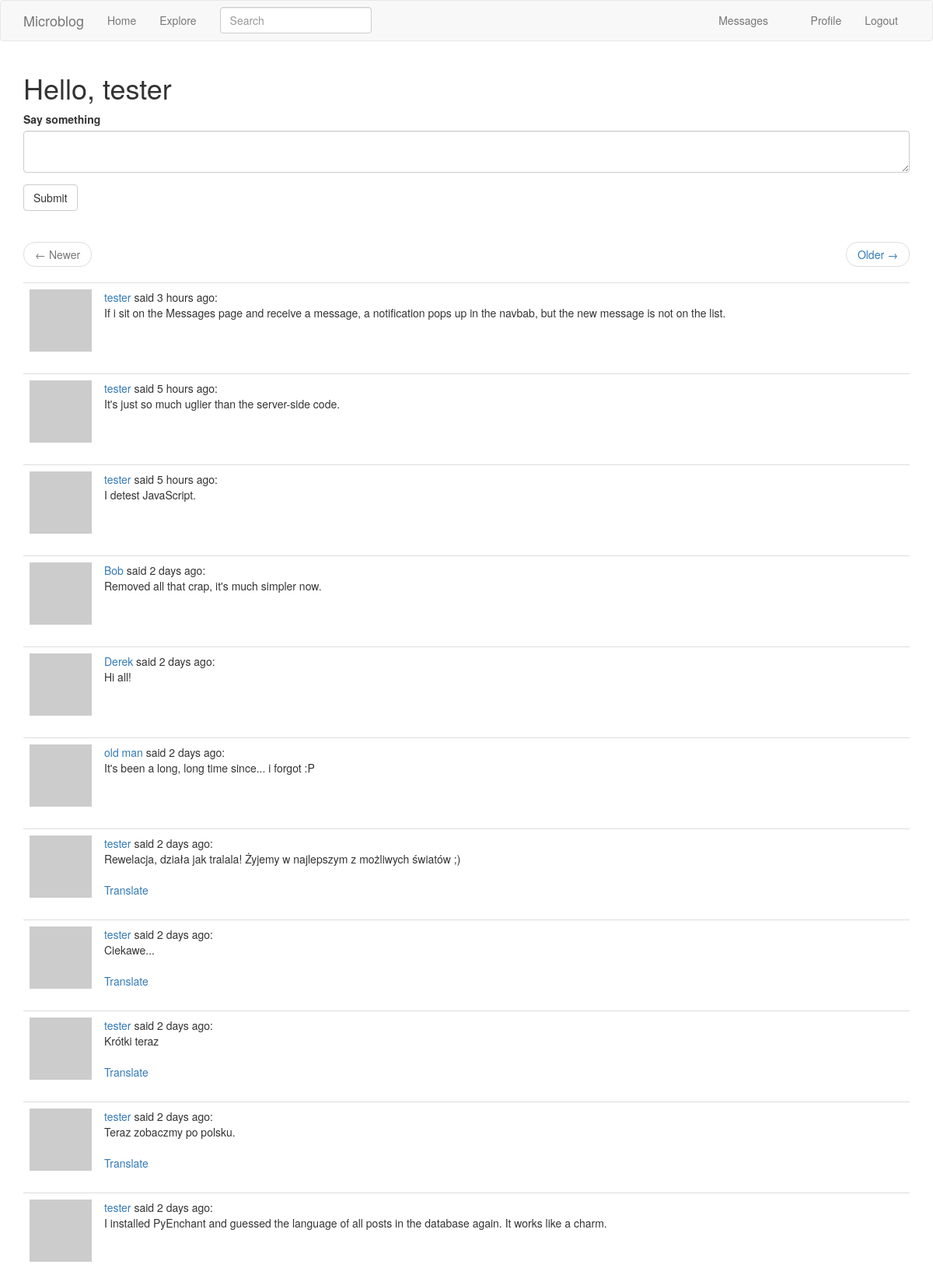
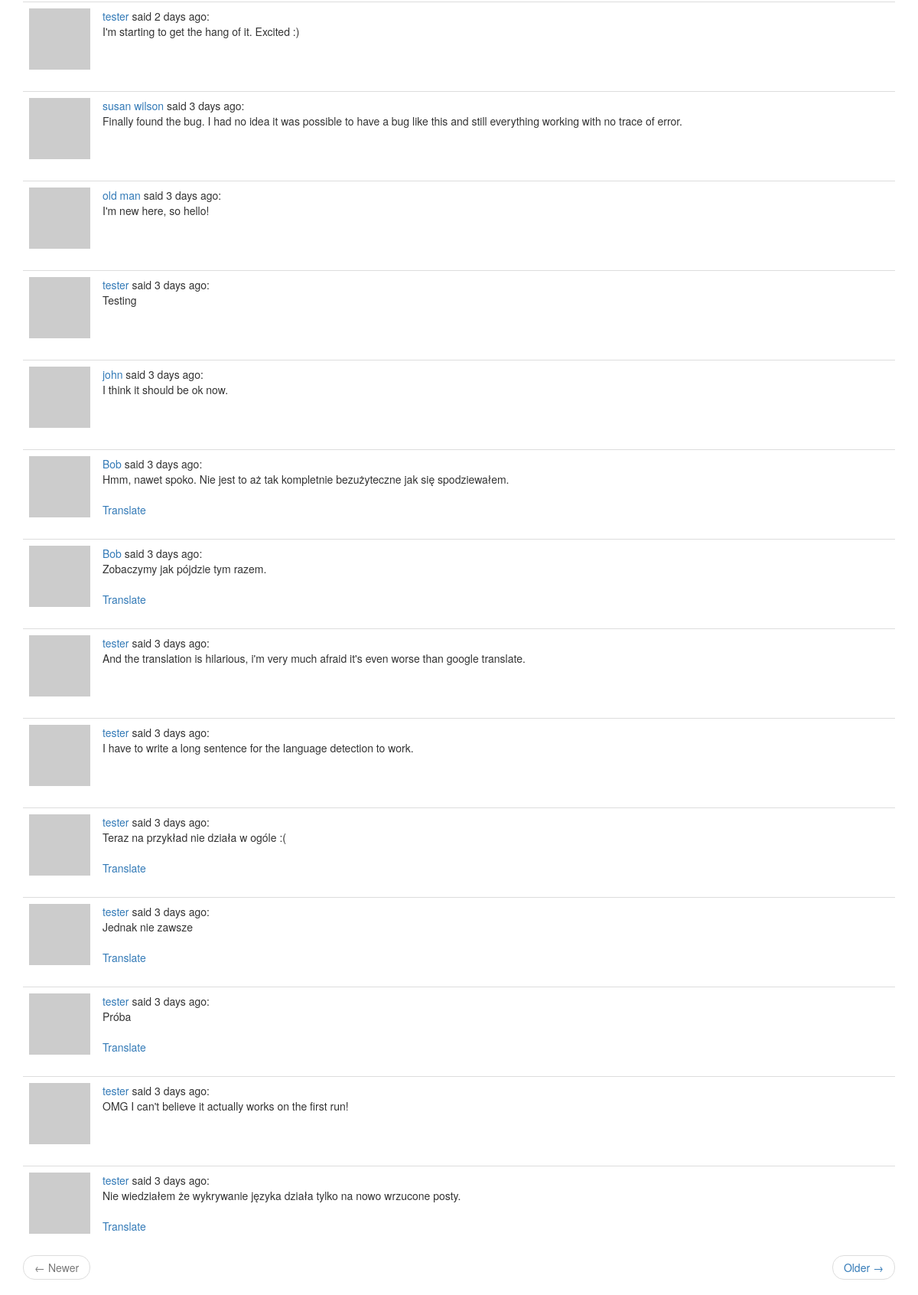
The page /index (signed in) on the database as committed earlier (2 pictures, top to bottom).
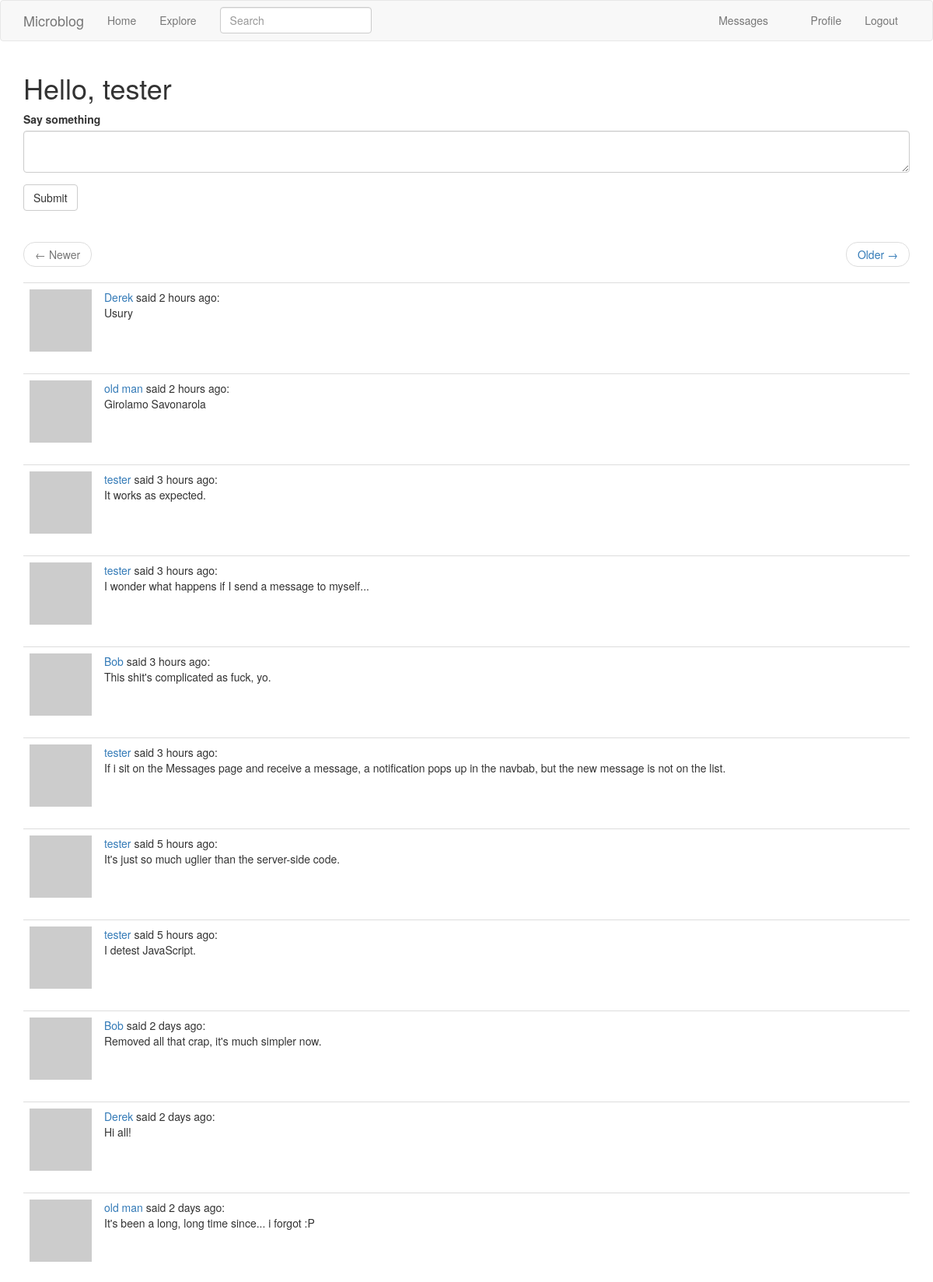
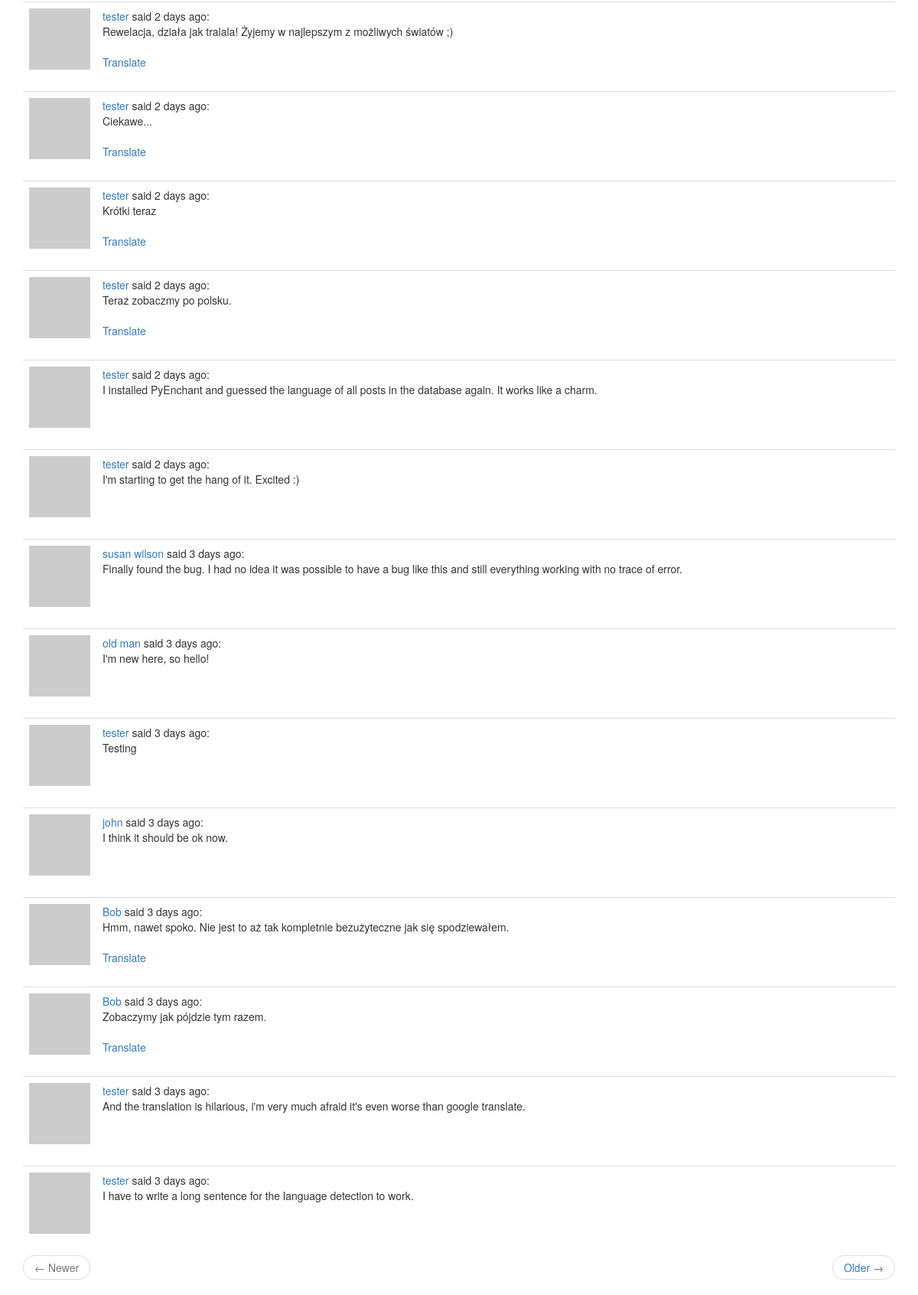
The same page on the database as committed later (2 pictures, top to bottom).
### app/models.py (models this page shows, shortened)
class Post(db.Model):
    __searchable__ = ['body']
    id = db.Column(db.Integer, primary_key=True)
    body = db.Column(db.String(140))
    timestamp = db.Column(db.DateTime, index=True, default=datetime.utcnow)
    user_id = db.Column(db.Integer, db.ForeignKey('user.id'))
    language = db.Column(db.String(5))

class User(UserMixin, db.Model):
    id = db.Column(db.Integer, primary_key=True)
    username = db.Column(db.String(64), index=True, unique=True)
    email = db.Column(db.String(120), index=True, unique=True)
    password_hash = db.Column(db.String(128))
    about_me = db.Column(db.String(140))
    last_seen = db.Column(db.DateTime, default=datetime.utcnow)
    last_message_read_time = db.Column(db.DateTime)
    posts = db.relationship('Post', backref='author', lazy='dynamic')
    followed = db.relationship(
        'User', secondary=followers,
        primaryjoin=(followers.c.follower_id == id),
        secondaryjoin=(followers.c.followed_id == id),
        backref=db.backref('followers', lazy='dynamic'), lazy='dynamic')
    messages_sent = db.relationship(
        'Message',
        foreign_keys='Message.sender_id',
        backref='author', lazy='dynamic')
    messages_received = db.relationship(
        'Message',
        foreign_keys='Message.recipient_id',
        backref='recipient', lazy='dynamic')
    notifications = db.relationship('Notification', backref='user',
                                    lazy='dynamic')
    def avatar(self, size):
        digest = md5(self.email.lower().encode('utf-8')).hexdigest()
        return 'https://www.gravatar.com/avatar/{}?d=retro&s={}'.format(
            digest, size)
    def followed_posts(self):
        followed = Post.query.join(
            followers,
            (followers.c.followed_id == Post.user_id)
        ).filter(followers.c.follower_id == self.id)
        own = Post.query.filter_by(user_id=self.id)
        return followed.union(own).order_by(Post.timestamp.desc())
    def new_messages(self):
        last_read_time = self.last_message_read_time or datetime(1900, 1, 1)
        return Message.query.filter_by(recipient=self).filter(
            Message.timestamp > last_read_time).count()

### app/main/routes.py (the view, shortened to what this page needs)
@bp.route('/', methods=['GET', 'POST'])
@bp.route('/index', methods=['GET', 'POST'])
@login_required
def index():
    form = PostForm()
    page = request.args.get('page', 1, type=int)
    posts = current_user.followed_posts().paginate(
        page, current_app.config['POSTS_PER_PAGE'], False)
    next_url = url_for('main.index', page=posts.next_num) \
        if posts.has_next else None
    prev_url = url_for('main.index', page=posts.prev_num) \
        if posts.has_prev else None
    return render_template('index.html', title=_('Home'), form=form,
                           posts=posts.items,
                           next_url=next_url, prev_url=prev_url)

### app/main/forms.py
class SearchForm(FlaskForm):
    q = StringField(_l('Search'), validators=[DataRequired()])
    def __init__(self, *args, **kwargs):
        if 'formdata' not in kwargs:
            kwargs['formdata'] = request.args
        if 'csrf_enabled' not in kwargs:
            kwargs['csrf_enabled'] = False
        super().__init__(*args, **kwargs)

class PostForm(FlaskForm):
    post = TextAreaField(_l('Say something'), validators=[
        DataRequired(), Length(min=1, max=140)])
    submit = SubmitField(_l('Submit'))

### app/main/routes.py (called while the page is built)
@bp.before_app_request
def before_request():
    if current_user.is_authenticated:
        current_user.last_seen = datetime.utcnow()
        db.session.commit()
        g.search_form = SearchForm()
    g.locale = str(get_locale())

### app/models.py (called while the page is built)
@login.user_loader
def load_user(id):
    return User.query.get(int(id))

### app/templates/index.html
{% extends "base.html" %}
{% import 'bootstrap/wtf.html' as wtf %}
{% block app_content %}
  <h1>{{ _('Hello,') }} {{ current_user.username }}</h1>
  {% if form %}
    {{ wtf.quick_form(form) }}
    <br>
  {% endif %}
  {% if posts %}
    {% include '_page_nav.html' %}
    {% for post in posts %}
      {% include '_post.html' %}
    {% endfor %}
    {% include '_page_nav.html' %}
  {% else %}
    <p class="text-muted">{{ _('No posts') }}</p>
  {% endif %}
{% endblock %}

### app/templates/_post.html
<table class="table table-hover">
  <tr>
    <td width="40px"><img src="{{ post.author.avatar(40) }}"></td>
    <td>
      <span class="user_popup">
        <a href="{{ url_for('main.user', username=post.author.username) }}">
          {{ post.author.username }}
        </a>
      </span>
      {{ _('said') }} {{ moment(post.timestamp).fromNow() }}:
      <br>
      <span id="post{{ post.id }}">{{ post.body }}</span>
      {% if post.language and post.language != g.locale %}
        <br><br>
        <span id="translation{{ post.id }}">
          <a href="javascript:translate(
                                '#post{{ post.id }}',
                                '#translation{{ post.id }}',
                                '{{ post.language }}',
                                '{{ g.locale }}');">{{ _('Translate') }}</a>
        </span>
      {% endif %}
    </td>
  </tr>
</table>

Rows that differ between the two databases and show on the page:
no longer on this page (row unchanged): Post: author.username "tester", timestamp "3 days ago", body "Teraz na przykład nie działa w ogóle :("
no longer on this page (row unchanged): Post: author.username "tester", timestamp "3 days ago", body "Jednak nie zawsze"
no longer on this page (row unchanged): Post: author.username "tester", timestamp "3 days ago", body "Próba"
no longer on this page (row unchanged): Post: author.username "tester", timestamp "3 days ago", body "OMG I can't believe it actually works on the first run!"
no longer on this page (row unchanged): Post: author.username "tester", timestamp "3 days ago", body "Nie wiedziałem że wykrywanie języka działa tylko na nowo wrzucone posty."
added Post: author.username "Derek", timestamp "2 hours ago", body "Usury"
added Post: author.username "old man", timestamp "2 hours ago", body "Girolamo Savonarola"
added Post: author.username "tester", timestamp "3 hours ago", body "It works as expected."
added Post: author.username "tester", timestamp "3 hours ago", body "I wonder what happens if I send a message to myself..."
added Post: author.username "Bob", timestamp "3 hours ago", body "This shit's complicated as fuck, yo."
